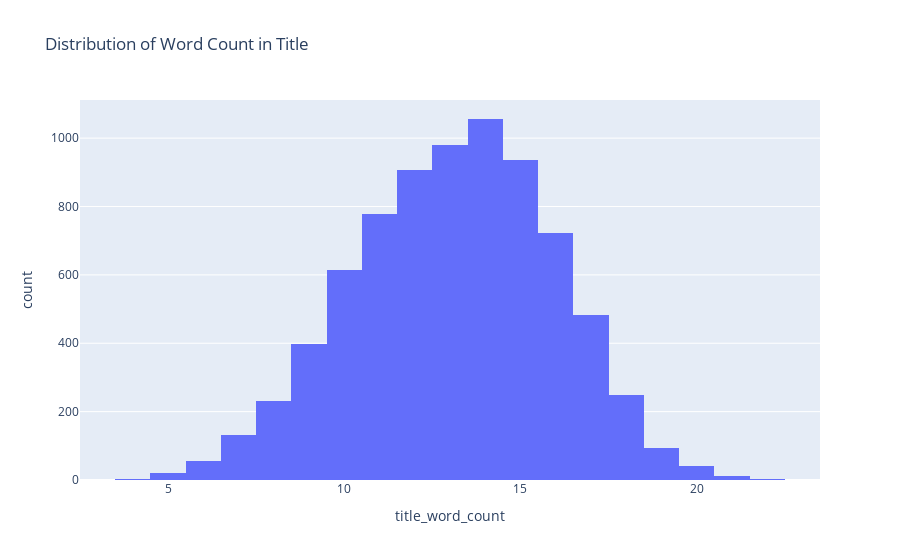

Notebook code cell kept with this figure:
### Code cell
## checking the distribution of word count in title
fig = px.histogram(data, x="title_word_count", title="Distribution of Word Count in Title")
fig.show()

### Figure 1 — Plotly figure (JSON) as saved in the notebook; plotly's stock layout.template omitted (floating-point values rounded to 4 significant figures; data arrays with more than 128 entries replaced by an {"elided": "..."} marker saying what was removed)
{"data": [{"alignmentgroup": "True", "bingroup": "x", "hovertemplate": "title_word_count=%{x}<br>count=%{y}<extra></extra>", "legendgroup": "", "marker": {"color": "#636efa", "pattern": {"shape": ""}}, "name": "", "offsetgroup": "", "orientation": "v", "showlegend": false, "type": "histogram", "x": {"elided": "7719 int values"}, "xaxis": "x", "yaxis": "y"}], "layout": {"barmode": "relative", "legend": {"tracegroupgap": 0}, "title": {"text": "Distribution of Word Count in Title"}, "xaxis": {"anchor": "y", "domain": [0, 1], "title": {"text": "title_word_count"}}, "yaxis": {"anchor": "x", "domain": [0, 1], "title": {"text": "count"}}}}
